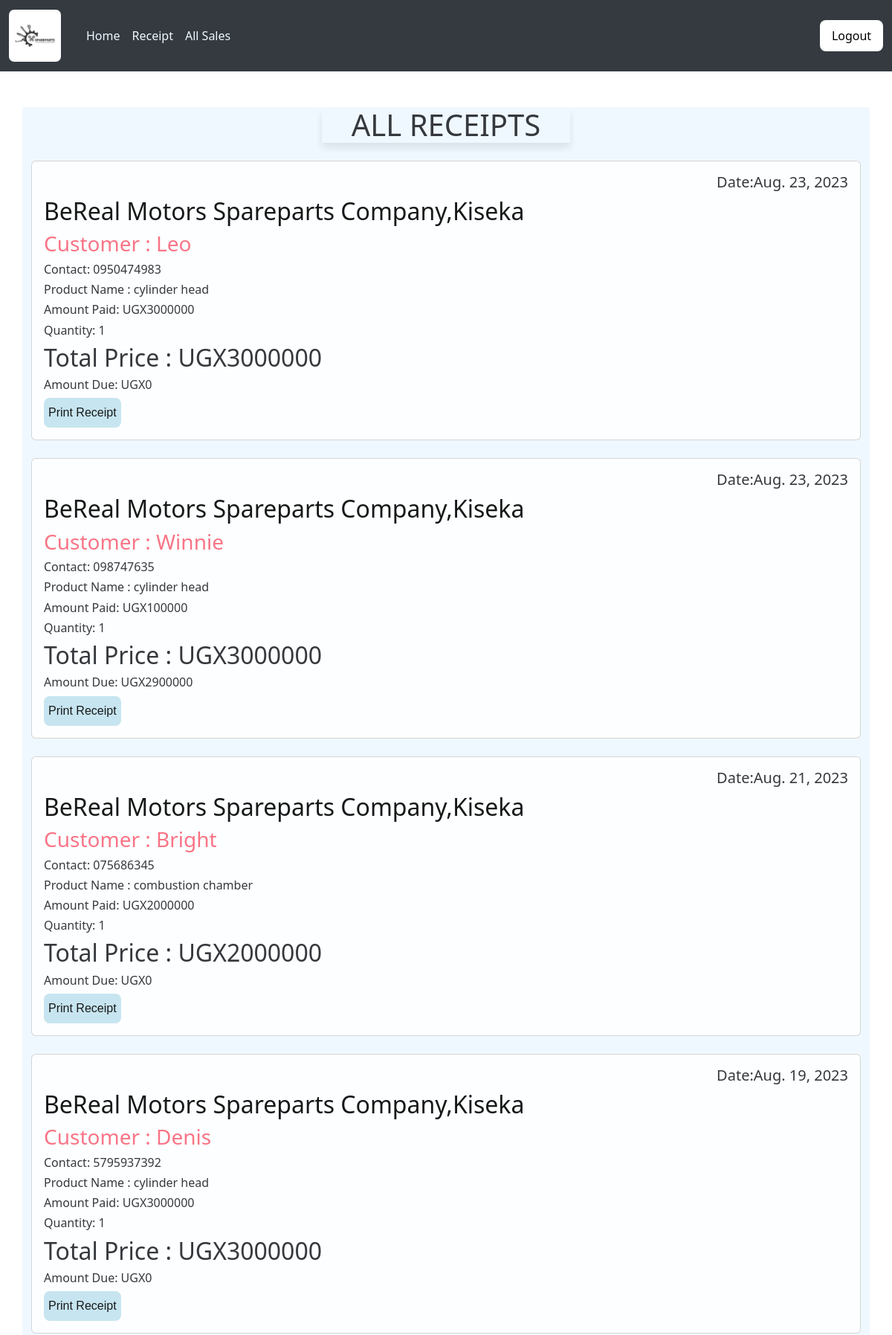
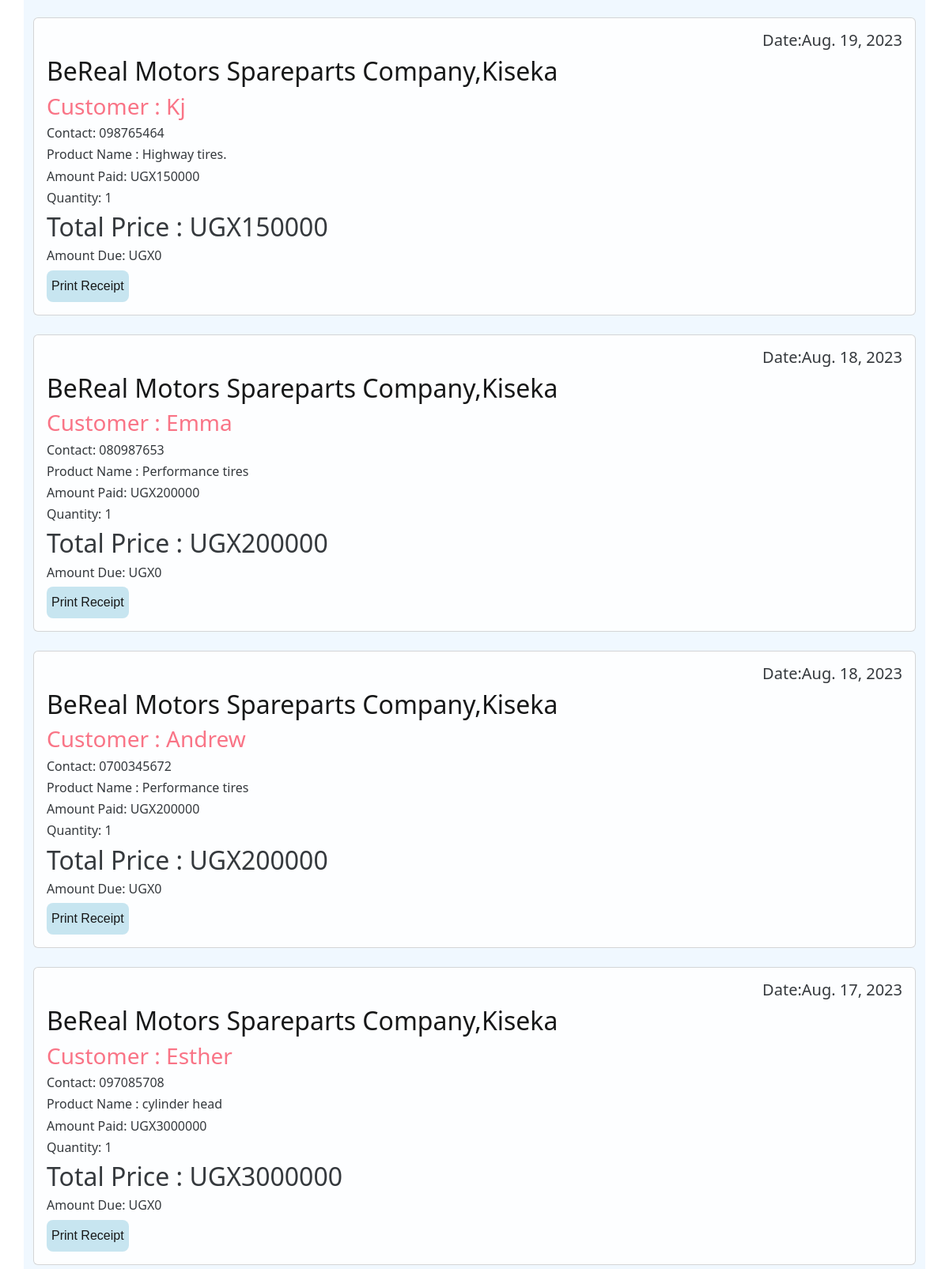
The app's page /receipt/ (signed in, upper part) with its own data (2 pictures, top to bottom).
### berealapp/models.py (models this page shows, shortened)
class Sale(models.Model):
    item = models.ForeignKey(Product,on_delete=models.CASCADE,null=False,blank=False)
    date_of_sale = models.DateField(default=timezone.now)
    contact=models.CharField(max_length=50,null=False, blank=False)
    branch_name=models.CharField(max_length=50,null=False,blank=False)
    quantity=models.IntegerField(default=0,null=False, blank=False)
    amount_received = models.IntegerField(default=0,null=False, blank=False)
    issued_to=models.CharField(max_length=100,null=False, blank=False)#buyer
    part_name=models.CharField(max_length=50,null=False, blank=True)
    unit_price=models.IntegerField(default=0,null=False, blank=False)#for installments.
    def get_total(self):
        total=self.quantity*self.item.unit_price
        return int(total)
    def get_change(self):
        change=self.get_total() - self.amount_received
        return abs(int(change))

class Product(models.Model):
    Category_name=models.ForeignKey(Category, on_delete=models.CASCADE,null=False,blank=False)
    product_name=models.CharField(max_length=50,null=False,blank=False)
    date_of_arrival = models.DateField(default=timezone.now)
    country_of_origin=models.CharField(max_length=50,null=False,blank=False)
    total_quantity=models.IntegerField(default=0,null=False,blank=False,validators=[MinValueValidator(1)])
    issued_quantity=models.IntegerField(default=0,null=False,blank=False)
    received_quantity=models.IntegerField(default=0,null=False,blank=False)
    unit_price=models.IntegerField(default=0,null=False,blank=False)
    def __str__(self):
        return self.product_name

### berealapp/views.py (the view)
# urls.py: path('receipt/',views.receipt,name='receipt'),
@login_required
def receipt(request):
    sales=Sale.objects.all().order_by('-id')
    return render(request,'project/receipt.html',{'sales':sales})

### templates/project/receipt.html
{% extends 'project/base.html'%} {% block content%}
<br /><br>
<div class="container" style="background-color: aliceblue;">
    <h1 class="card-header text-center" class="v">ALL RECEIPTS</h1><br>
    {% for sale in sales %}
    <div class="card" style="opacity: 90%;" >
        <div class="card-body">
            <h5 style="text-align: right;">Date:{{sale.date_of_sale}}</h5>
            <h2 class="v">BeReal Motors Spareparts Company,Kiseka</h2>
            <h3 class="card-title" style="color:#FB667A; ">Customer : {{sale.issued_to | title}}</h3>
            <h6 class="card-text">Contact: {{sale.contact}}</h6>
            <h6 class="card-text">Product Name : {{sale.item}}</h6>
            <h6 class="card-text">Amount Paid: UGX{{ sale.amount_received }}</h6>
            <h6 class="card-text">Quantity: {{sale.quantity }}</h6>
            <h2>Total Price : UGX{{ sale.get_total }}</h2>
            <div style="flex: 1">
                <h6 class="card-text">Amount Due: UGX{{ sale.get_change }}</h6>
                <a href="{% url 'receipt_detail' sale.id %}">
                    <button class="button" type="submit"style="width:auto;">Print Receipt</button> <br>
                </a>
            </div>
        </div>
    </div>
    <br />
    {% endfor %}
</div>
{% endblock %}

### berealapp/static/css/main.css (style rules this page uses)
html, body { position: relative; overflow-x: hidden; width: 100% !important; height: 100vh; display: table; position: relative; background-position: center; background-attachment: scroll; -o-background-size: cover; -moz-background-size: cover; -webkit-background-size: cover; background-size: cover; background-repeat: no-repeat; color: black; }
body { font-family: 'raleway'; color: black; }
.button { font-family: "Arial", sans-serif; background-color: rgb(195, 228, 239); border: 10px lightblue; color: navyblue; font-size: 30px; text-align: center; line-height: 0; cursor: pointer; border-radius: 8px; height: 40px; width: 100px; -webkit-transition-duration: 0.4s; transition-duration: 0.4s; font-size: medium; }
.card-header { padding-top: 0px; }
.v { color:black; }
.card-header { border: 1px #333; opacity:90%; width: 87%; text-align: center; box-shadow: 0 7px 10px rgba(0, 0, 0, 0.1); border-radius: 8px; width:30%; margin: 0 auto; background-color: aliceblue; text-align: center; }

### records on screen
Sale: date_of_sale "Aug. 23, 2023", issued_to "Leo", contact "0950474983", item "cylinder head", amount_received "3000000", quantity "1", get_total "3000000", get_change "0"
Sale: date_of_sale "Aug. 23, 2023", issued_to "Winnie", contact "098747635", item "cylinder head", amount_received "100000", quantity "1", get_total "3000000", get_change "2900000"
Sale: date_of_sale "Aug. 21, 2023", issued_to "Bright", contact "075686345", item "combustion chamber", amount_received "2000000", quantity "1", get_total "2000000", get_change "0"
Sale: date_of_sale "Aug. 19, 2023", issued_to "Denis", contact "5795937392", item "cylinder head", amount_received "3000000", quantity "1", get_total "3000000", get_change "0"
Sale: date_of_sale "Aug. 19, 2023", issued_to "Kj", contact "098765464", item "Highway tires.", amount_received "150000", quantity "1", get_total "150000", get_change "0"
Sale: date_of_sale "Aug. 18, 2023", issued_to "Emma", contact "080987653", item "Performance tires", amount_received "200000", quantity "1", get_total "200000", get_change "0"
Sale: date_of_sale "Aug. 18, 2023", issued_to "Andrew", contact "0700345672", item "Performance tires", amount_received "200000", quantity "1", get_total "200000", get_change "0"
Sale: date_of_sale "Aug. 17, 2023", issued_to "Esther", contact "097085708", item "cylinder head", amount_received "3000000", quantity "1", get_total "3000000", get_change "0"
